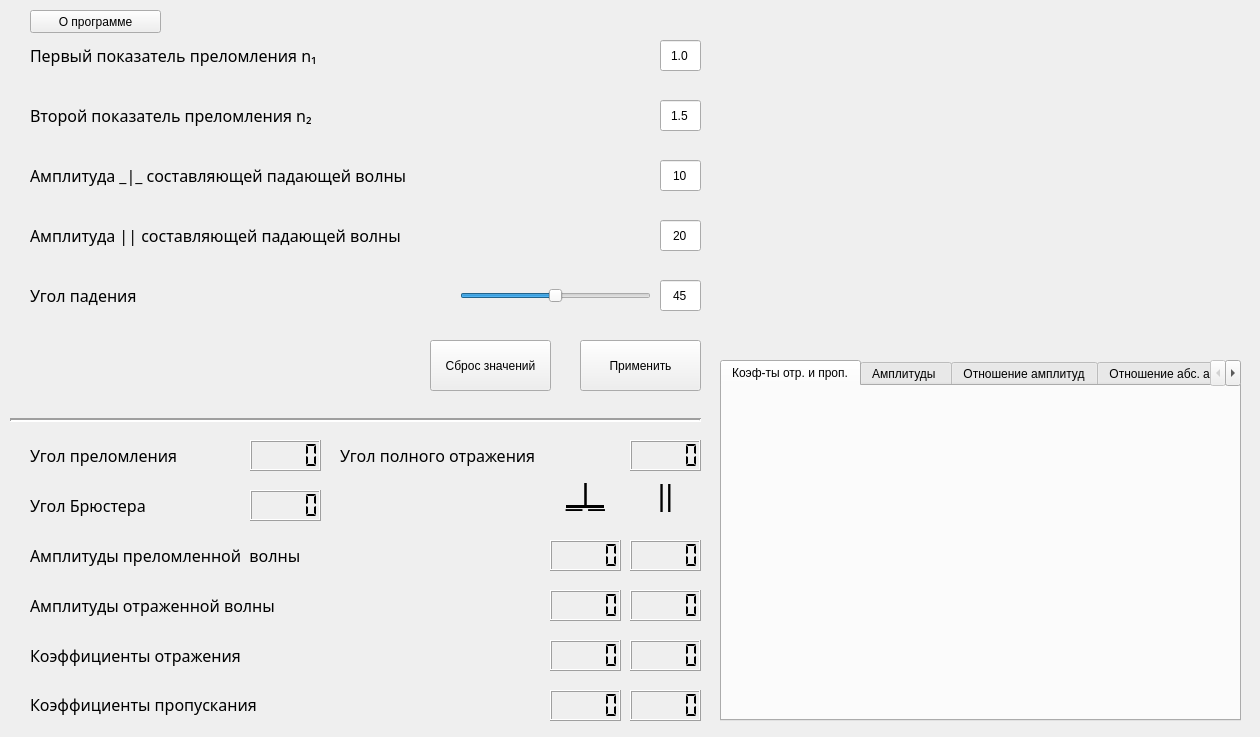
<?xml version="1.0" encoding="UTF-8"?>
<ui version="4.0">
 <class>MainWindow</class>
 <widget class="QMainWindow" name="MainWindow">
  <property name="enabled">
   <bool>true</bool>
  </property>
  <property name="geometry">
   <rect>
    <x>0</x>
    <y>0</y>
    <width>1260</width>
    <height>737</height>
   </rect>
  </property>
  <property name="sizePolicy">
   <sizepolicy hsizetype="Minimum" vsizetype="Minimum">
    <horstretch>0</horstretch>
    <verstretch>0</verstretch>
   </sizepolicy>
  </property>
  <property name="minimumSize">
   <size>
    <width>1180</width>
    <height>700</height>
   </size>
  </property>
  <property name="windowTitle">
   <string>Отражение и преломление ЭМВ</string>
  </property>
  <property name="autoFillBackground">
   <bool>false</bool>
  </property>
  <widget class="QWidget" name="centralwidget">
   <property name="sizePolicy">
    <sizepolicy hsizetype="Minimum" vsizetype="Minimum">
     <horstretch>0</horstretch>
     <verstretch>0</verstretch>
    </sizepolicy>
   </property>
   <property name="minimumSize">
    <size>
     <width>1180</width>
     <height>700</height>
    </size>
   </property>
   <widget class="QLineEdit" name="lineEdit">
    <property name="geometry">
     <rect>
      <x>660</x>
      <y>40</y>
      <width>41</width>
      <height>31</height>
     </rect>
    </property>
    <property name="text">
     <string>1.0</string>
    </property>
    <property name="alignment">
     <set>Qt::AlignCenter</set>
    </property>
   </widget>
   <widget class="QLineEdit" name="lineEdit_2">
    <property name="geometry">
     <rect>
      <x>660</x>
      <y>100</y>
      <width>41</width>
      <height>31</height>
     </rect>
    </property>
    <property name="text">
     <string>1.5</string>
    </property>
    <property name="alignment">
     <set>Qt::AlignCenter</set>
    </property>
   </widget>
   <widget class="Line" name="line">
    <property name="geometry">
     <rect>
      <x>10</x>
      <y>410</y>
      <width>691</width>
      <height>20</height>
     </rect>
    </property>
    <property name="font">
     <font>
      <pointsize>8</pointsize>
     </font>
    </property>
    <property name="lineWidth">
     <number>2</number>
    </property>
    <property name="orientation">
     <enum>Qt::Horizontal</enum>
    </property>
   </widget>
   <widget class="QLineEdit" name="lineEdit_3">
    <property name="geometry">
     <rect>
      <x>660</x>
      <y>160</y>
      <width>41</width>
      <height>31</height>
     </rect>
    </property>
    <property name="text">
     <string>10</string>
    </property>
    <property name="alignment">
     <set>Qt::AlignCenter</set>
    </property>
   </widget>
   <widget class="QLineEdit" name="lineEdit_4">
    <property name="geometry">
     <rect>
      <x>660</x>
      <y>220</y>
      <width>41</width>
      <height>31</height>
     </rect>
    </property>
    <property name="text">
     <string>20</string>
    </property>
    <property name="alignment">
     <set>Qt::AlignCenter</set>
    </property>
   </widget>
   <widget class="QLineEdit" name="lineEdit_6">
    <property name="geometry">
     <rect>
      <x>660</x>
      <y>280</y>
      <width>41</width>
      <height>31</height>
     </rect>
    </property>
    <property name="text">
     <string>45</string>
    </property>
    <property name="alignment">
     <set>Qt::AlignCenter</set>
    </property>
   </widget>
   <widget class="QLabel" name="label_3">
    <property name="geometry">
     <rect>
      <x>30</x>
      <y>280</y>
      <width>421</width>
      <height>31</height>
     </rect>
    </property>
    <property name="font">
     <font>
      <family>Microsoft YaHei</family>
      <pointsize>12</pointsize>
      <weight>50</weight>
      <italic>false</italic>
      <bold>false</bold>
      <underline>false</underline>
      <kerning>true</kerning>
     </font>
    </property>
    <property name="text">
     <string>Угол падения</string>
    </property>
   </widget>
   <widget class="QSlider" name="horizontalSlider">
    <property name="geometry">
     <rect>
      <x>460</x>
      <y>280</y>
      <width>191</width>
      <height>31</height>
     </rect>
    </property>
    <property name="maximum">
     <number>90</number>
    </property>
    <property name="value">
     <number>45</number>
    </property>
    <property name="orientation">
     <enum>Qt::Horizontal</enum>
    </property>
   </widget>
   <widget class="QLabel" name="label_5">
    <property name="geometry">
     <rect>
      <x>30</x>
      <y>220</y>
      <width>621</width>
      <height>31</height>
     </rect>
    </property>
    <property name="font">
     <font>
      <family>Microsoft YaHei</family>
      <pointsize>12</pointsize>
      <weight>50</weight>
      <italic>false</italic>
      <bold>false</bold>
      <underline>false</underline>
     </font>
    </property>
    <property name="text">
     <string>Амплитуда || составляющей падающей волны</string>
    </property>
   </widget>
   <widget class="QLabel" name="label_4">
    <property name="geometry">
     <rect>
      <x>30</x>
      <y>160</y>
      <width>621</width>
      <height>31</height>
     </rect>
    </property>
    <property name="font">
     <font>
      <family>Microsoft YaHei</family>
      <pointsize>12</pointsize>
      <weight>50</weight>
      <italic>false</italic>
      <bold>false</bold>
      <underline>false</underline>
     </font>
    </property>
    <property name="text">
     <string>Амплитуда _|_ составляющей падающей волны</string>
    </property>
   </widget>
   <widget class="QLabel" name="label_2">
    <property name="geometry">
     <rect>
      <x>30</x>
      <y>100</y>
      <width>621</width>
      <height>31</height>
     </rect>
    </property>
    <property name="font">
     <font>
      <family>Microsoft YaHei</family>
      <pointsize>12</pointsize>
      <weight>50</weight>
      <italic>false</italic>
      <bold>false</bold>
      <underline>false</underline>
     </font>
    </property>
    <property name="text">
     <string>Второй показатель преломления n₂</string>
    </property>
   </widget>
   <widget class="QLabel" name="label">
    <property name="geometry">
     <rect>
      <x>30</x>
      <y>40</y>
      <width>621</width>
      <height>31</height>
     </rect>
    </property>
    <property name="sizePolicy">
     <sizepolicy hsizetype="Expanding" vsizetype="Expanding">
      <horstretch>0</horstretch>
      <verstretch>0</verstretch>
     </sizepolicy>
    </property>
    <property name="font">
     <font>
      <family>Microsoft YaHei</family>
      <pointsize>12</pointsize>
      <weight>50</weight>
      <italic>false</italic>
      <bold>false</bold>
      <underline>false</underline>
     </font>
    </property>
    <property name="text">
     <string>Первый показатель преломления n₁</string>
    </property>
   </widget>
   <widget class="QPushButton" name="pushButton">
    <property name="geometry">
     <rect>
      <x>580</x>
      <y>340</y>
      <width>121</width>
      <height>51</height>
     </rect>
    </property>
    <property name="text">
     <string>Применить</string>
    </property>
   </widget>
   <widget class="QLCDNumber" name="lcdNumber">
    <property name="geometry">
     <rect>
      <x>250</x>
      <y>440</y>
      <width>71</width>
      <height>31</height>
     </rect>
    </property>
    <property name="segmentStyle">
     <enum>QLCDNumber::Flat</enum>
    </property>
   </widget>
   <widget class="QLabel" name="label_6">
    <property name="geometry">
     <rect>
      <x>30</x>
      <y>440</y>
      <width>211</width>
      <height>31</height>
     </rect>
    </property>
    <property name="font">
     <font>
      <family>Microsoft YaHei</family>
      <pointsize>12</pointsize>
      <weight>50</weight>
      <italic>false</italic>
      <bold>false</bold>
      <underline>false</underline>
     </font>
    </property>
    <property name="text">
     <string>Угол преломления</string>
    </property>
   </widget>
   <widget class="QLabel" name="label_7">
    <property name="geometry">
     <rect>
      <x>30</x>
      <y>490</y>
      <width>211</width>
      <height>31</height>
     </rect>
    </property>
    <property name="font">
     <font>
      <family>Microsoft YaHei</family>
      <pointsize>12</pointsize>
      <weight>50</weight>
      <italic>false</italic>
      <bold>false</bold>
      <underline>false</underline>
     </font>
    </property>
    <property name="text">
     <string>Угол Брюстера</string>
    </property>
   </widget>
   <widget class="QLCDNumber" name="lcdNumber_2">
    <property name="geometry">
     <rect>
      <x>250</x>
      <y>490</y>
      <width>71</width>
      <height>31</height>
     </rect>
    </property>
    <property name="segmentStyle">
     <enum>QLCDNumber::Flat</enum>
    </property>
   </widget>
   <widget class="QLabel" name="label_8">
    <property name="geometry">
     <rect>
      <x>30</x>
      <y>590</y>
      <width>511</width>
      <height>31</height>
     </rect>
    </property>
    <property name="font">
     <font>
      <family>Microsoft YaHei</family>
      <pointsize>12</pointsize>
      <weight>50</weight>
      <italic>false</italic>
      <bold>false</bold>
      <underline>false</underline>
     </font>
    </property>
    <property name="text">
     <string>Амплитуды отраженной волны</string>
    </property>
   </widget>
   <widget class="QLabel" name="label_9">
    <property name="geometry">
     <rect>
      <x>30</x>
      <y>540</y>
      <width>511</width>
      <height>31</height>
     </rect>
    </property>
    <property name="font">
     <font>
      <family>Microsoft YaHei</family>
      <pointsize>12</pointsize>
      <weight>50</weight>
      <italic>false</italic>
      <bold>false</bold>
      <underline>false</underline>
     </font>
    </property>
    <property name="text">
     <string>Амплитуды преломленной  волны</string>
    </property>
   </widget>
   <widget class="QLabel" name="label_10">
    <property name="geometry">
     <rect>
      <x>30</x>
      <y>640</y>
      <width>511</width>
      <height>31</height>
     </rect>
    </property>
    <property name="font">
     <font>
      <family>Microsoft YaHei</family>
      <pointsize>12</pointsize>
      <weight>50</weight>
      <italic>false</italic>
      <bold>false</bold>
      <underline>false</underline>
     </font>
    </property>
    <property name="text">
     <string>Коэффициенты отражения</string>
    </property>
   </widget>
   <widget class="QLabel" name="label_11">
    <property name="geometry">
     <rect>
      <x>30</x>
      <y>689</y>
      <width>511</width>
      <height>31</height>
     </rect>
    </property>
    <property name="font">
     <font>
      <family>Microsoft YaHei</family>
      <pointsize>12</pointsize>
      <weight>50</weight>
      <italic>false</italic>
      <bold>false</bold>
      <underline>false</underline>
     </font>
    </property>
    <property name="text">
     <string>Коэффициенты пропускания</string>
    </property>
   </widget>
   <widget class="QLCDNumber" name="lcdNumber_3">
    <property name="geometry">
     <rect>
      <x>630</x>
      <y>540</y>
      <width>71</width>
      <height>31</height>
     </rect>
    </property>
    <property name="frameShape">
     <enum>QFrame::Box</enum>
    </property>
    <property name="frameShadow">
     <enum>QFrame::Raised</enum>
    </property>
    <property name="lineWidth">
     <number>1</number>
    </property>
    <property name="midLineWidth">
     <number>0</number>
    </property>
    <property name="smallDecimalPoint">
     <bool>false</bool>
    </property>
    <property name="segmentStyle">
     <enum>QLCDNumber::Flat</enum>
    </property>
   </widget>
   <widget class="QLCDNumber" name="lcdNumber_4">
    <property name="geometry">
     <rect>
      <x>550</x>
      <y>540</y>
      <width>71</width>
      <height>31</height>
     </rect>
    </property>
    <property name="segmentStyle">
     <enum>QLCDNumber::Flat</enum>
    </property>
   </widget>
   <widget class="QLCDNumber" name="lcdNumber_5">
    <property name="geometry">
     <rect>
      <x>550</x>
      <y>590</y>
      <width>71</width>
      <height>31</height>
     </rect>
    </property>
    <property name="segmentStyle">
     <enum>QLCDNumber::Flat</enum>
    </property>
   </widget>
   <widget class="QLCDNumber" name="lcdNumber_6">
    <property name="geometry">
     <rect>
      <x>630</x>
      <y>590</y>
      <width>71</width>
      <height>31</height>
     </rect>
    </property>
    <property name="segmentStyle">
     <enum>QLCDNumber::Flat</enum>
    </property>
   </widget>
   <widget class="QLCDNumber" name="lcdNumber_7">
    <property name="geometry">
     <rect>
      <x>550</x>
      <y>640</y>
      <width>71</width>
      <height>31</height>
     </rect>
    </property>
    <property name="segmentStyle">
     <enum>QLCDNumber::Flat</enum>
    </property>
   </widget>
   <widget class="QLCDNumber" name="lcdNumber_8">
    <property name="geometry">
     <rect>
      <x>630</x>
      <y>640</y>
      <width>71</width>
      <height>31</height>
     </rect>
    </property>
    <property name="segmentStyle">
     <enum>QLCDNumber::Flat</enum>
    </property>
   </widget>
   <widget class="QLCDNumber" name="lcdNumber_9">
    <property name="geometry">
     <rect>
      <x>550</x>
      <y>690</y>
      <width>71</width>
      <height>31</height>
     </rect>
    </property>
    <property name="segmentStyle">
     <enum>QLCDNumber::Flat</enum>
    </property>
   </widget>
   <widget class="QLCDNumber" name="lcdNumber_10">
    <property name="geometry">
     <rect>
      <x>630</x>
      <y>690</y>
      <width>71</width>
      <height>31</height>
     </rect>
    </property>
    <property name="segmentStyle">
     <enum>QLCDNumber::Flat</enum>
    </property>
   </widget>
   <widget class="QLabel" name="perp">
    <property name="geometry">
     <rect>
      <x>550</x>
      <y>460</y>
      <width>71</width>
      <height>71</height>
     </rect>
    </property>
    <property name="font">
     <font>
      <pointsize>26</pointsize>
     </font>
    </property>
    <property name="text">
     <string>&lt;!DOCTYPE HTML PUBLIC &quot;-//W3C//DTD HTML 4.0//EN&quot; &quot;http://www.w3.org/TR/REC-html40/strict.dtd&quot;&gt;
&lt;html&gt;&lt;head&gt;&lt;meta name=&quot;qrichtext&quot; content=&quot;1&quot; /&gt;&lt;style type=&quot;text/css&quot;&gt;
p, li { white-space: pre-wrap; }
&lt;/style&gt;&lt;/head&gt;&lt;body style=&quot; font-family:'MS Shell Dlg 2'; font-size:26pt; font-weight:400; font-style:normal;&quot;&gt;
&lt;p align=&quot;center&quot; style=&quot; margin-top:0px; margin-bottom:0px; margin-left:0px; margin-right:0px; -qt-block-indent:0; text-indent:0px;&quot;&gt;&lt;span style=&quot; font-size:22pt; text-decoration: underline;&quot;&gt;_l_&lt;/span&gt;&lt;/p&gt;&lt;/body&gt;&lt;/html&gt;</string>
    </property>
    <property name="alignment">
     <set>Qt::AlignCenter</set>
    </property>
   </widget>
   <widget class="QLabel" name="parp">
    <property name="geometry">
     <rect>
      <x>630</x>
      <y>460</y>
      <width>71</width>
      <height>71</height>
     </rect>
    </property>
    <property name="font">
     <font>
      <pointsize>22</pointsize>
     </font>
    </property>
    <property name="text">
     <string>||</string>
    </property>
    <property name="alignment">
     <set>Qt::AlignCenter</set>
    </property>
   </widget>
   <widget class="QTabWidget" name="QWidget">
    <property name="geometry">
     <rect>
      <x>720</x>
      <y>360</y>
      <width>521</width>
      <height>361</height>
     </rect>
    </property>
    <property name="currentIndex">
     <number>0</number>
    </property>
    <widget class="QWidget" name="MplWidget_2">
     <attribute name="title">
      <string>Коэф-ты отр. и проп.</string>
     </attribute>
    </widget>
    <widget class="QWidget" name="MplWidget_3">
     <attribute name="title">
      <string>Амплитуды </string>
     </attribute>
    </widget>
    <widget class="QWidget" name="MplWidget_4">
     <attribute name="title">
      <string>Отношение амплитуд</string>
     </attribute>
    </widget>
    <widget class="QWidget" name="MplWidget_5">
     <attribute name="title">
      <string>Отношение абс. амплитуд</string>
     </attribute>
    </widget>
    <widget class="QWidget" name="MplWidget_6">
     <attribute name="title">
      <string>Попер. сечение прел. луча</string>
     </attribute>
    </widget>
   </widget>
   <widget class="QLabel" name="label_14">
    <property name="geometry">
     <rect>
      <x>340</x>
      <y>440</y>
      <width>361</width>
      <height>31</height>
     </rect>
    </property>
    <property name="font">
     <font>
      <family>Microsoft YaHei</family>
      <pointsize>12</pointsize>
      <weight>50</weight>
      <italic>false</italic>
      <bold>false</bold>
      <underline>false</underline>
     </font>
    </property>
    <property name="text">
     <string>Угол полного отражения</string>
    </property>
   </widget>
   <widget class="QLCDNumber" name="lcdNumber_11">
    <property name="geometry">
     <rect>
      <x>630</x>
      <y>440</y>
      <width>71</width>
      <height>31</height>
     </rect>
    </property>
    <property name="segmentStyle">
     <enum>QLCDNumber::Flat</enum>
    </property>
   </widget>
   <widget class="QPushButton" name="pushButton_2">
    <property name="geometry">
     <rect>
      <x>30</x>
      <y>10</y>
      <width>131</width>
      <height>23</height>
     </rect>
    </property>
    <property name="text">
     <string>О программе</string>
    </property>
   </widget>
   <widget class="QPushButton" name="pushButton_3">
    <property name="geometry">
     <rect>
      <x>430</x>
      <y>340</y>
      <width>121</width>
      <height>51</height>
     </rect>
    </property>
    <property name="text">
     <string>Сброс значений</string>
    </property>
   </widget>
   <widget class="QWidget" name="MplWidget" native="true">
    <property name="geometry">
     <rect>
      <x>720</x>
      <y>10</y>
      <width>521</width>
      <height>341</height>
     </rect>
    </property>
   </widget>
  </widget>
 </widget>
 <resources/>
 <connections/>
</ui>
